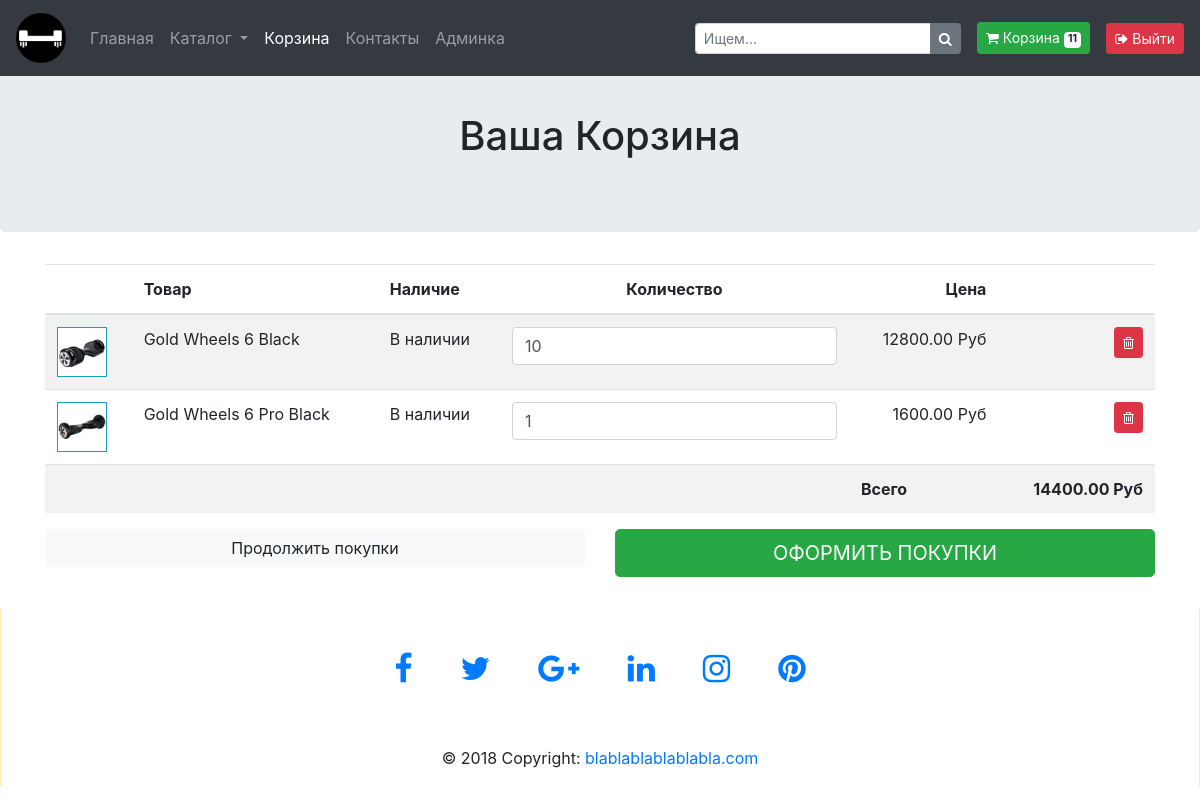
The page /basket/ (signed in) on the database as committed earlier.
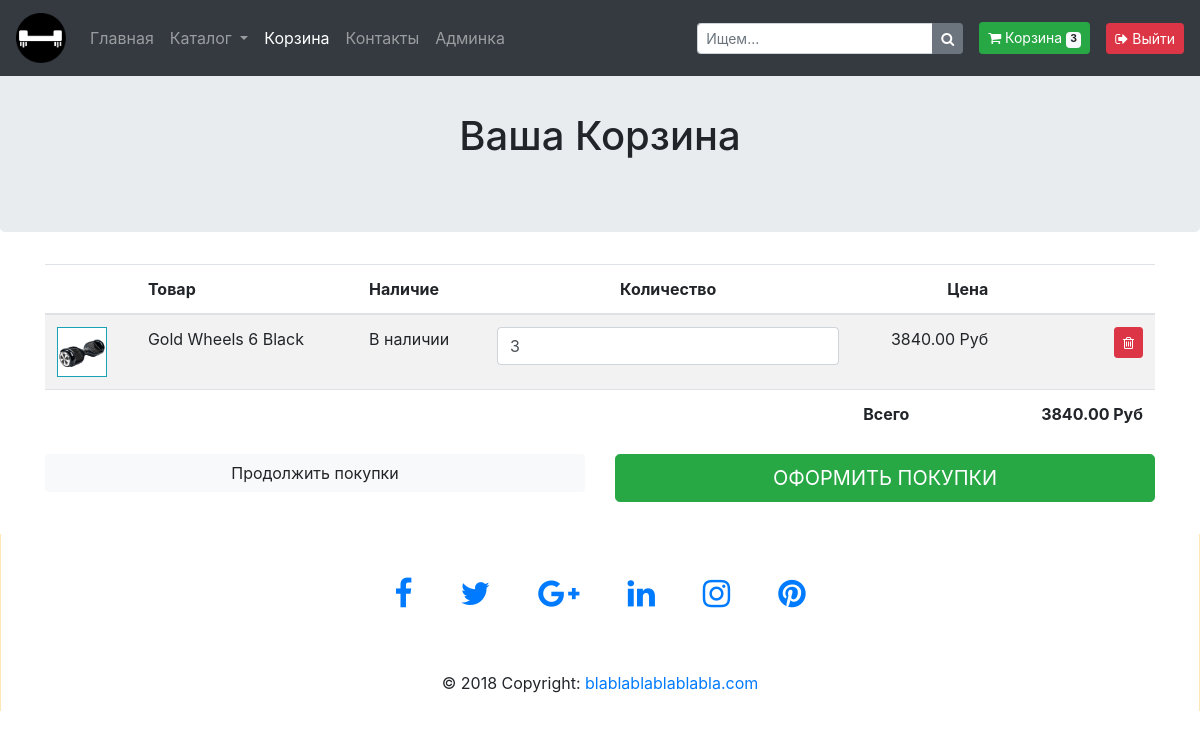
The same page on the database as committed later.
### basketapp/models.py (models this page shows)
class Basket(models.Model):
    product = models.ForeignKey(Catalogue, on_delete=models.CASCADE, related_name='basket')
    user = models.ForeignKey(settings.AUTH_USER_MODEL, on_delete=models.CASCADE)
    quantity = models.PositiveIntegerField(verbose_name='количество', default=0)
    add_datetime = models.DateTimeField(verbose_name='время', auto_now_add=True)
    def _get_total_quantity(self):
        _items = Basket.objects.filter(user=self.user)
        return sum(list(map(lambda x: x.quantity, _items)))
    def _get_total_price(self, old=False):
        _items = Basket.objects.filter(user=self.user)
        if old:
            _total_price = sum(list(map(lambda x: x.product.old_price * x.quantity, _items)))
        else:
            _total_price = sum(list(map(lambda x: x.product.price * x.quantity, _items)))
        return _total_price
    def _get_total_old_price(self):
        temp = self._get_total_price(old=True)
        if not temp:
            temp = self._get_total_price()
        return temp
    total_quantity = property(_get_total_quantity)
    total_price = property(_get_total_price)
    total_old_price = property(_get_total_old_price)

### authapp/models.py (models this page shows)
class ShopUser(AbstractUser):
    profile_pic = models.ImageField(verbose_name='изображение профиля', upload_to='profiles_pic', blank=True)
    age = models.PositiveSmallIntegerField(verbose_name='возраст')

### mainapp/models.py (models this page shows, shortened)
class Catalogue(models.Model):
    category = models.ForeignKey(ProductCategory, on_delete=models.CASCADE)
    name = models.CharField(verbose_name="Название продукта", max_length=200, unique=True)
    image = models.ImageField(verbose_name="Изображение продукта", upload_to='products_images', blank=True)
    short_desc = models.CharField(verbose_name="Краткое описание", max_length=60, blank=True)
    description = models.TextField(verbose_name="Детальное описание", blank=True)
    price = models.DecimalField(verbose_name="Текущая цена", max_digits=8, decimal_places=2, default=0)
    old_price = models.DecimalField(verbose_name="Старая цена", max_digits=8, decimal_places=2, default=0)
    sale = models.PositiveIntegerField(verbose_name="Скида", default=0)
    new_product = models.BooleanField(verbose_name="Новый товар", default=False)
    storage = models.PositiveIntegerField(verbose_name="Остатки на складе", default=0)

### basketapp/views.py (the view)
# urls.py: path('', basket, name='main'),
@login_required
def basket(request):
    context = {
        'title': 'корзина'
    }
    context.update(get_cart(request))
    return render(request, 'basketapp/basket.html', context)

### basketapp/templatetags/mult.py (called while the page is built)
@register.simple_tag()
def multiply(qty, unit_price, *args, **kwargs):
    return qty * unit_price

### basketapp/views.py (called while the page is built)
def get_cart(request):
    cart = []
    if request.user.is_authenticated:
        cart = Basket.objects.filter(user=request.user)
    common_data.update({'cart': cart})
    return common_data

### basketapp/templates/basketapp/basket.html (shortened to what this page needs)
{% extends 'mainapp/base.html' %}
{% load staticfiles %}
{% block mainsite %}
{% include 'mainapp/include/inc__navigation_menu.html/'%}
<br>
<br>
<section class="jumbotron text-center">
    <div class="container">
        <h1 class="jumbotron-heading">Ваша Корзина</h1>
    </div>
</section>
<div class="container mb-4">
    <div class="row">
        <div class="col-12 basket_list">
        {% include 'basketapp/include/basket_list.html/'%}
        <div class="col mb-2">
            <div class="row">
                <div class="col-sm-12  col-md-6">
                    <button class="btn btn-block btn-light">Продолжить покупки</button>
                </div>
                <div class="col-sm-12 col-md-6 text-right">
                    <button class="btn btn-lg btn-block btn-success text-uppercase">Оформить покупки</button>
                </div>
            </div>
        </div>
    </div>
</div>
{% endblock %}

### mainapp/templates/mainapp/include/inc__navigation_menu.html (shortened to what this page needs)
{% load staticfiles %}
<nav class="navbar navbar-expand-md navbar-dark bg-dark nav_padding fixed-top">
    <a class="navbar-brand" href="{% url 'index' %}">
        <img src="{% static 'img/hover_board.png' %}" width="50" height="50" alt="">
    </a>
    <div class="collapse navbar-collapse" id="navbarNavAltMarkup">
        <div class="navbar-nav">
            <a class="nav-item nav-link {% if request.resolver_match.url_name == 'index'%} active {% endif %}"
               href="{% url 'index' %}">
                Главная
            </a>
            <li class="nav-item dropdown">
                <a class="nav-link dropdown-toggle
                        "
                   href="#" id="navbarDropdownMenuLink" data-toggle="dropdown"
                   aria-haspopup="true" aria-expanded="false">
                    Каталог
                </a>
            </li>
            <a class="nav-item nav-link {% if request.resolver_match.namespaces.0 == 'basket'%} active {% endif %}"
               href="{% url 'basket:main' %}">Корзина</a>
            <a class="nav-item nav-link {% if request.resolver_match.url_name == 'contacts'%} active {% endif %}"
               href="#">Контакты</a>
            {% if user.is_superuser %}
            <a class="nav-item nav-link"
               href="{% url 'admin:users' %}">Админка</a>
            {% endif %}
        </div>
    </div>
    <form class="form-inline my-2 my-lg-0">
        <div class="input-group input-group-sm">
            <input type="text" class="form-control" aria-label="Small" aria-describedby="inputGroup-sizing-sm"
                   placeholder="Ищем...">
            <div class="input-group-append">
                <button type="button" class="btn btn-secondary btn-number">
                    <i class="fa fa-search"></i>
                </button>
            </div>
        </div>
        <a class="btn btn-success btn-sm ml-3" href="{% url 'basket:main' %}">
            <i class="fa fa-shopping-cart"></i> Корзина
            <span class="badge badge-light">{% if cart %} {{ cart.0.total_quantity }} {% else %} 0 {% endif %}</span>
        </a>
        {% if user.is_authenticated %}
        <a class="btn btn-danger btn-sm ml-3" href="{% url 'auth:logout' %}">
            <i class="fa fa-sign-out"></i> Выйти
        </a>
        {% else %}
        <a class="btn btn-success btn-sm ml-3" href="{% url 'auth:auth' %}">
            <i class="fa fa-sign-in"></i> Войти
        </a>
        {% endif %}
    </form>
</nav>

### basketapp/templates/basketapp/include/basket_list.html
{% load staticfiles %}
{% load mult %}
<div class="table-responsive">
    <table class="table table-striped">
        <thead>
        <tr>
            <th scope="col"></th>
            <th scope="col">Товар</th>
            <th scope="col">Наличие</th>
            <th scope="col" class="text-center">Количество</th>
            <th scope="col" class="text-right">Цена</th>
            <th></th>
        </tr>
        </thead>
        <tbody>
        {% for item in cart %}
        <tr class="basket_rows">
            <td><img class="border border-info" style="height: 50px" src="/media/{{ item.product.image }}"/>
            </td>
            <td>{{ item.product.name }}</td>
            <td>В наличии</td>
            <td><input class="form-control" name="{{ item.product.id }}" type="number" min="1"
                       value="{{ item.quantity }}"></td>
            <td class="text-right">{% multiply item.product.price item.quantity %} Руб</td>
            <td class="text-right">
                <a href="{% url 'basket:remove' item.product.id %}" class="btn btn-sm btn-danger">
                    <i class="fa fa-trash-o"></i>
                </a>
            </td>
        </tr>
        {% endfor %}
        <tr>
            <td></td>
            <td></td>
            <td></td>
            <td></td>
            <td><strong>Всего</strong></td>
            <td class="text-right"><strong>{% if cart %} {{ cart.0.total_price }} {% else %} 0 {% endif %}
                Руб</strong></td>
        </tr>
        </tbody>
    </table>
</div>
</div>

Rows that differ between the two databases and show on the page:
removed Basket: product.image (picture), product.name "Gold Wheels 6 Pro Black", quantity "1", product+quantity "1600.00"
changed Basket "Gold Wheels 6 Black": user+quantity "11" → "3"; quantity "10" → "3"; product+quantity "12800.00" → "3840.00"; user+product+quantity "14400.00" → "3840.00"
